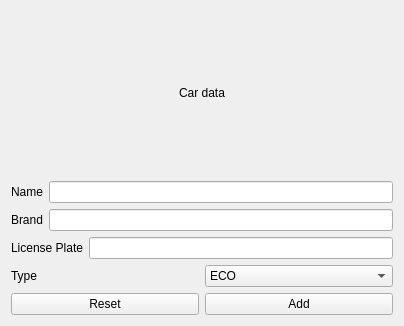
<?xml version="1.0" encoding="UTF-8"?>
<ui version="4.0">
 <class>CarForm</class>
 <widget class="QWidget" name="CarForm">
  <property name="geometry">
   <rect>
    <x>0</x>
    <y>0</y>
    <width>404</width>
    <height>326</height>
   </rect>
  </property>
  <property name="windowTitle">
   <string>Form</string>
  </property>
  <layout class="QVBoxLayout" name="verticalLayout_2">
   <item>
    <layout class="QVBoxLayout" name="verticalLayout">
     <item>
      <widget class="QLabel" name="label_5">
       <property name="minimumSize">
        <size>
         <width>0</width>
         <height>46</height>
        </size>
       </property>
       <property name="text">
        <string>Car data</string>
       </property>
       <property name="textFormat">
        <enum>Qt::AutoText</enum>
       </property>
       <property name="alignment">
        <set>Qt::AlignCenter</set>
       </property>
       <property name="wordWrap">
        <bool>true</bool>
       </property>
      </widget>
     </item>
     <item>
      <layout class="QHBoxLayout" name="horizontalLayout_2">
       <item>
        <widget class="QLabel" name="label_2">
         <property name="text">
          <string>Name</string>
         </property>
        </widget>
       </item>
       <item>
        <widget class="QLineEdit" name="name_lineEdit"/>
       </item>
      </layout>
     </item>
     <item>
      <layout class="QHBoxLayout" name="horizontalLayout_3">
       <item>
        <widget class="QLabel" name="label_3">
         <property name="text">
          <string>Brand</string>
         </property>
        </widget>
       </item>
       <item>
        <widget class="QLineEdit" name="brand_lineEdit"/>
       </item>
      </layout>
     </item>
     <item>
      <layout class="QHBoxLayout" name="horizontalLayout_4">
       <item>
        <widget class="QLabel" name="label_4">
         <property name="text">
          <string>License Plate</string>
         </property>
        </widget>
       </item>
       <item>
        <widget class="QLineEdit" name="lp_lineEdit"/>
       </item>
      </layout>
     </item>
     <item>
      <layout class="QHBoxLayout" name="horizontalLayout">
       <item>
        <widget class="QLabel" name="label">
         <property name="text">
          <string>Type</string>
         </property>
        </widget>
       </item>
       <item>
        <widget class="QComboBox" name="carType_comboBox">
         <item>
          <property name="text">
           <string>ECO</string>
          </property>
         </item>
         <item>
          <property name="text">
           <string>MID-CLASS</string>
          </property>
         </item>
         <item>
          <property name="text">
           <string>DELUXE</string>
          </property>
         </item>
        </widget>
       </item>
      </layout>
     </item>
     <item>
      <layout class="QHBoxLayout" name="horizontalLayout_5">
       <item>
        <widget class="QPushButton" name="reset_pushButton">
         <property name="text">
          <string>Reset</string>
         </property>
        </widget>
       </item>
       <item>
        <widget class="QPushButton" name="addCar_pushButton">
         <property name="text">
          <string>Add</string>
         </property>
        </widget>
       </item>
      </layout>
     </item>
    </layout>
   </item>
  </layout>
 </widget>
 <resources/>
 <connections/>
</ui>
